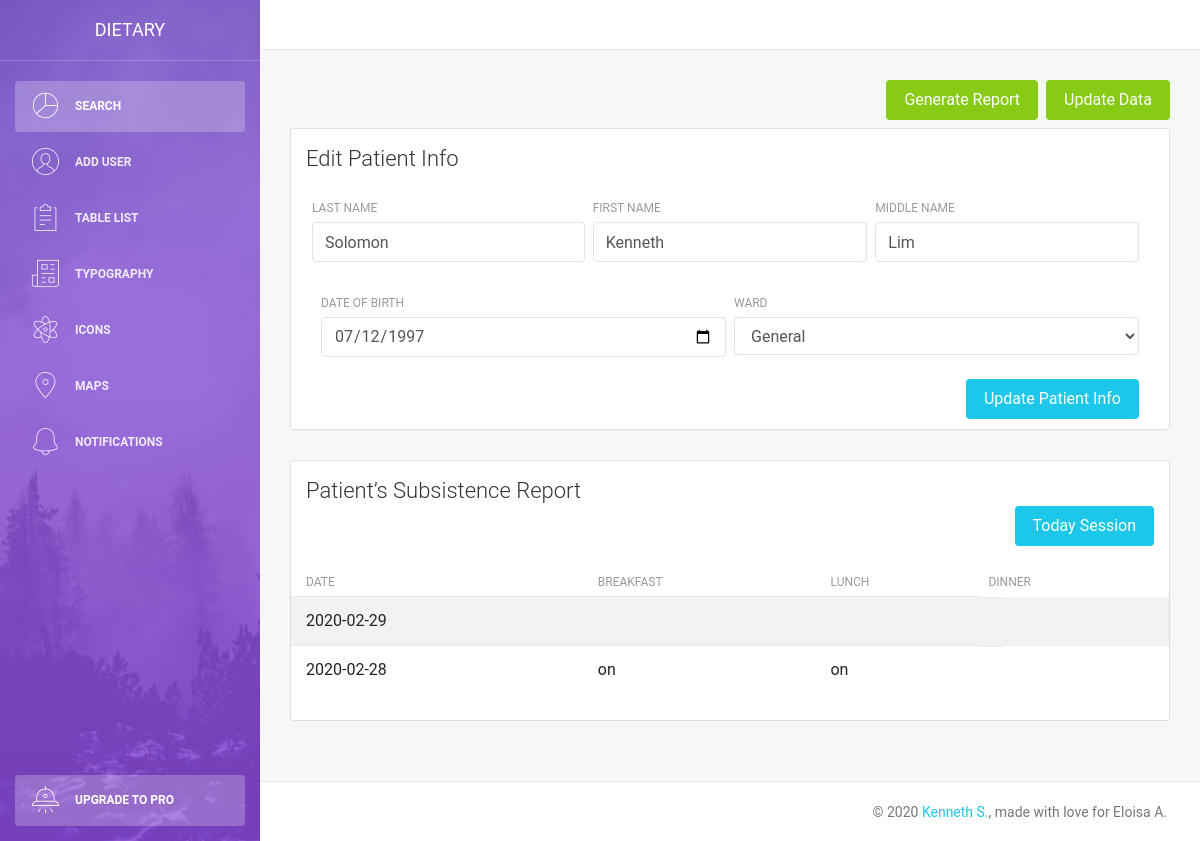
Before: /searchList.php?uId=k75j52f63675bsbjxsh with the older database file.
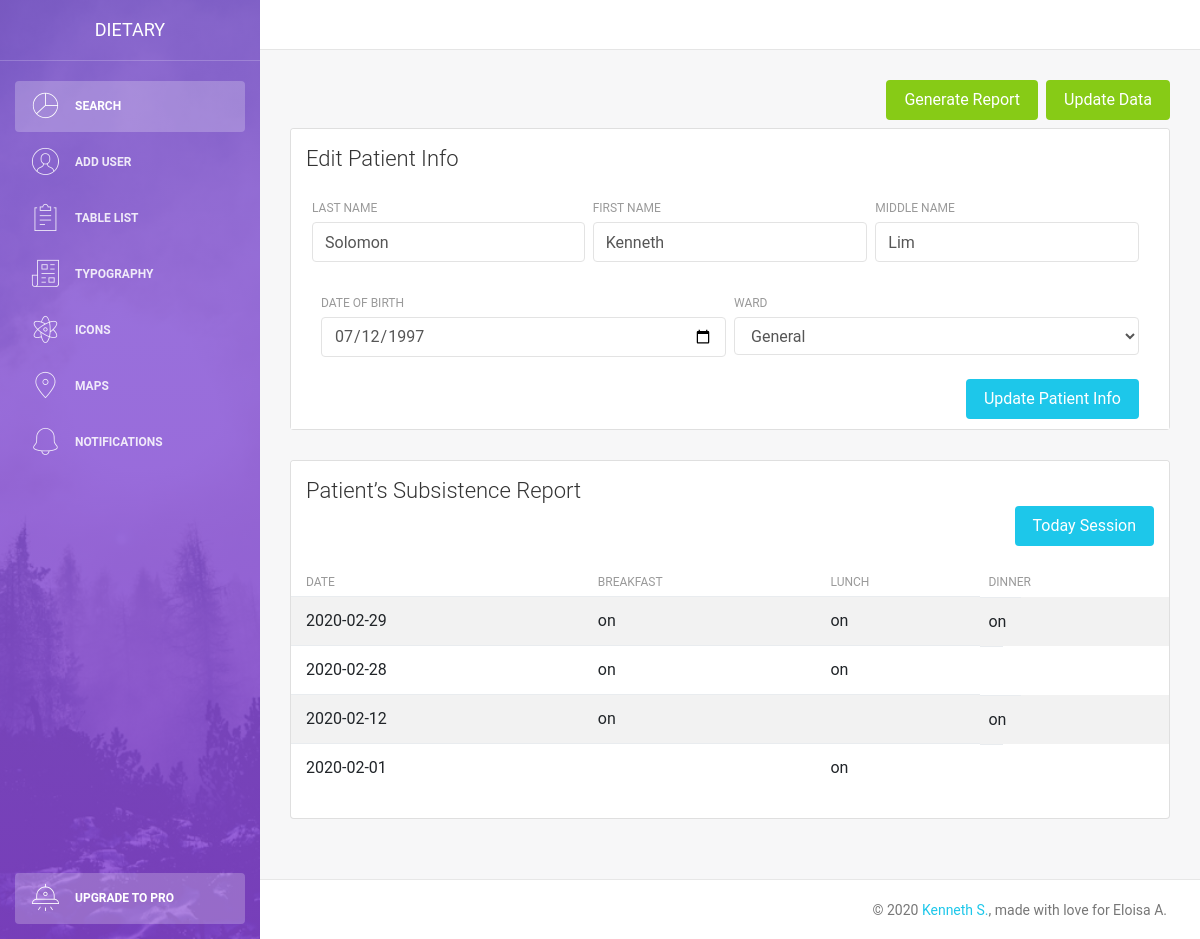
After: the same page with the newer database file.
### tables this page shows
CREATE TABLE `patient` (
  `id` int(12) NOT NULL,
  `uId` varchar(25) NOT NULL,
  `lastName` varchar(255) NOT NULL,
  `firstName` varchar(255) NOT NULL,
  `middleName` varchar(255) NOT NULL,
  `dateOfBirth` date DEFAULT NULL,
  `createdAt` datetime(6) DEFAULT current_timestamp(6),
  `ward` varchar(255) NOT NULL,
  `day01` varchar(255) NOT NULL,
  `day02` varchar(255) NOT NULL,
  `day03` varchar(255) NOT NULL,
  `day04` varchar(255) NOT NULL,
  `day05` varchar(255) NOT NULL,
  `day06` varchar(255) NOT NULL,
  `day07` varchar(255) NOT NULL,
  `day08` varchar(255) NOT NULL,
  `day09` varchar(255) NOT NULL,
  `day10` varchar(255) NOT NULL,
  `day11` varchar(255) NOT NULL,
  `day12` varchar(255) NOT NULL,
  `day13` varchar(255) NOT NULL,
  `day14` varchar(255) NOT NULL,
  `day15` varchar(255) NOT NULL,
  `day16` varchar(255) NOT NULL,
  `day17` varchar(255) NOT NULL,
  `day18` varchar(255) NOT NULL,
  `day19` varchar(255) NOT NULL,
  `day20` varchar(255) NOT NULL,
  `day21` varchar(255) NOT NULL,
  `day22` varchar(255) NOT NULL,
  `day23` varchar(255) NOT NULL,
  `day24` varchar(255) NOT NULL,
  `day25` varchar(255) NOT NULL,
  `day26` varchar(255) NOT NULL,
  `day27` varchar(255) NOT NULL,
  `day28` varchar(255) NOT NULL,
  `day29` varchar(255) NOT NULL,
  `day30` varchar(255) NOT NULL,
  `day31` varchar(255) NOT NULL
);

CREATE TABLE `patientsubsistence` (
  `id` int(12) NOT NULL,
  `pId` varchar(255) NOT NULL,
  `month` varchar(12) DEFAULT NULL,
  `year` varchar(12) DEFAULT NULL,
  `date` date NOT NULL,
  `breakfast` varchar(225) NOT NULL,
  `lunch` varchar(225) NOT NULL,
  `dinner` varchar(225) NOT NULL,
  `day01` varchar(255) DEFAULT NULL,
  `day02` varchar(255) DEFAULT NULL,
  `day03` varchar(255) DEFAULT NULL,
  `day04` varchar(255) DEFAULT NULL,
  `day05` varchar(255) DEFAULT NULL,
  `day06` varchar(255) DEFAULT NULL,
  `day07` varchar(255) DEFAULT NULL,
  `day08` varchar(255) DEFAULT NULL,
  `day09` varchar(255) DEFAULT NULL,
  `day10` varchar(255) DEFAULT NULL,
  `day11` varchar(255) DEFAULT NULL,
  `day12` varchar(255) DEFAULT NULL,
  `day13` varchar(255) DEFAULT NULL,
  `day14` varchar(255) DEFAULT NULL,
  `day15` varchar(255) DEFAULT NULL,
  `day16` varchar(255) DEFAULT NULL,
  `day17` varchar(255) DEFAULT NULL,
  `day18` varchar(255) DEFAULT NULL,
  `day19` varchar(255) DEFAULT NULL,
  `day20` varchar(255) DEFAULT NULL,
  `day21` varchar(255) DEFAULT NULL,
  `day22` varchar(255) DEFAULT NULL,
  `day23` varchar(255) DEFAULT NULL,
  `day24` varchar(255) DEFAULT NULL,
  `day25` varchar(255) DEFAULT NULL,
  `day26` varchar(255) DEFAULT NULL,
  `day27` varchar(255) DEFAULT NULL,
  `day28` varchar(255) DEFAULT NULL,
  `day29` varchar(255) DEFAULT NULL,
  `day30` varchar(255) DEFAULT NULL,
  `day31` varchar(255) DEFAULT NULL
);

### components/sessionList.php (the view)
<?php
$pId = $_GET['uId'];
$query = "SELECT * FROM patientsubsistence WHERE pId = '$pId' ORDER BY date DESC";
$result = mysqli_query($conn, $query);
if (mysqli_num_rows($result) > 0) {
    while ($row = mysqli_fetch_assoc($result)) {
        echo '
        <tr>
            <td>' . $row['date'] . '</td>
            <td>' . $row['breakfast'] . '</td>
            <td>' . $row['lunch'] . '</td>
            <td>' . $row['dinner'] . '</td>
        </tr>
';
    }
}

### searchList.php (shortened to what this page needs)
<?php include('server.php'); ?>
<!DOCTYPE html>
<html lang="en">
<head>
    <link rel="stylesheet" href="https://maxcdn.bootstrapcdn.com/font-awesome/latest/css/font-awesome.min.css" />
    <link href="./assets/css/bootstrap.min.css" rel="stylesheet" />
    <link href="./assets/css/light-bootstrap-dashboard.css?v=2.0.0 " rel="stylesheet" />
    <link href="./assets/css/demo.css" rel="stylesheet" />
</head>
<body>
    <div class="wrapper">
        <?php include_once './components/sidebar.php' ?>
        <div class="main-panel">
            <nav class="navbar navbar-expand-lg " color-on-scroll="500">
            </nav>
            <div class="content">
                    <div class="container">
                        <div class="row">
                            <div class="col-md-12">
                                <a href="action.php?uId=<?php echo $_GET['uId'] ?>&updateSession=1" type="submit" name="updateSession" class="btn btn-success btn-fill pull-right ml-2">Update Data</a>
                                <button type="submit" name="generateReportBtn" data-toggle="modal" data-target="#generateReportsModal" class="btn btn-success btn-fill pull-right mb-2">Generate Report</button>
                            </div>
                        </div>
                        <div class="row">
                            <div class="col-md-12 ">
                                <div class="card">
                                    <div class="card-header">
                                        <h4 id="patientInfo" class="card-title">Edit Patient Info</h4>
                                        <?php
                                        include_once 'components/patientInfo.php';
                                        ?>
                                    </div>
                                </div>
                            </div>
                        </div>
                        <div class="row">
                            <div class="col-md-12">
                                <div class="card strpied-tabled-with-hover">
                                    <div class="card-header ">
                                        <h4 class="card-title">Patient’s Subsistence Report</h4>
                                        <button type="submit" data-toggle="modal" data-target="#sessionModal" class="btn btn-info btn-fill pull-right">Today Session</button>
                                    </div>
                                    <div class="card-body table-full-width table-responsive">
                                        <table class="table table-hover table-striped">
                                            <thead>
                                                <tr>
                                                    <th>Date</th>
                                                    <th>Breakfast</th>
                                                    <th>Lunch</th>
                                                    <th>Dinner</th>
                                                </tr>
                                            </thead>
                                            <tbody>
                                                <?php include_once './components/sessionList.php' ?>
                                            </tbody>
                                        </table>
                                    </div>
                                </div>
                            </div>
                        </div>
                    </div>
                </div>
                <?php include_once './components/footer.php' ?>
            </div>
        </div>
</body>
</html>

### components/sidebar.php
<div class="sidebar" data-image="../assets/img/sidebar-5.jpg">
    <div class="sidebar-wrapper">
        <div class="logo">
            <a href="http://www.creative-tim.com" class="simple-text">
                Dietary
            </a>
        </div>
        <ul class="nav">
            <li class="nav-item active">
                <a class="nav-link" href="index.php">
                    <i class="nc-icon nc-chart-pie-35"></i>
                    <p>Search</p>
                </a>
            </li>
            <li>
                <a data-toggle="modal" data-target="#addUserModal" class="nav-link">
                    <i class="nc-icon nc-circle-09"></i>
                    <p>Add User</p>
                </a>
            </li>
            <li>
                <a class="nav-link" href="./table.html">
                    <i class="nc-icon nc-notes"></i>
                    <p>Table List</p>
                </a>
            </li>
            <li>
                <a class="nav-link" href="./typography.html">
                    <i class="nc-icon nc-paper-2"></i>
                    <p>Typography</p>
                </a>
            </li>
            <li>
                <a class="nav-link" href="./icons.html">
                    <i class="nc-icon nc-atom"></i>
                    <p>Icons</p>
                </a>
            </li>
            <li>
                <a class="nav-link" href="./maps.html">
                    <i class="nc-icon nc-pin-3"></i>
                    <p>Maps</p>
                </a>
            </li>
            <li>
                <a class="nav-link" href="./notifications.html">
                    <i class="nc-icon nc-bell-55"></i>
                    <p>Notifications</p>
                </a>
            </li>
            <li class="nav-item active active-pro">
                <a class="nav-link active" href="upgrade.html">
                    <i class="nc-icon nc-alien-33"></i>
                    <p>Upgrade to PRO</p>
                </a>
            </li>
        </ul>
    </div>
</div>

### components/patientInfo.php
<?php
$pId = $_GET['uId'];
$query = "SELECT * FROM patient WHERE uId = '$pId'";
$result = mysqli_query($conn, $query);
if (mysqli_num_rows($result) > 0) {
    while ($row = mysqli_fetch_assoc($result)) {
        echo '
<div class="card-body" id="patientInfo">
    <form method="post" action="action.php">
        <div class="row">
            <input type="hidden" class="form-control" name="pId" id="pId" value="' . $row['uId'] . '" required>
            <div class="col-md-4 pr-1">
                <div class="form-group">
                    <label>Last Name</label>
                    <input type="text" class="form-control" placeholder="Last Name" name="lastName" id="lastName" value="' . $row['lastName'] . '" required>
                </div>
            </div>
            <div class="col-md-4 px-1">
                <div class="form-group">
                    <label>First Name</label>
                    <input type="text" class="form-control" placeholder="First Name" name="firstName" id="firstName" value="' . $row['firstName'] . '" required>
                </div>
            </div>
            <div class="col-md-4 pl-1">
                <div class="form-group">
                    <label>Middle Name</label>
                    <input type="text" class="form-control" placeholder="Middle Name" name="middleName" id="middleName" value="' . $row['middleName'] . '" required>
                </div>
            </div>
        </div>
        <div class="row">
            <div class="col-md-6 pr-1">
                <div class="form-group">
                    <label>Date of Birth</label>
                    <input type="date" class="form-control" placeholder="Date of Birth" name="dateOfBirth" id="dateOfBirth" value="' . $row['dateOfBirth'] . '" required>
                </div>
            </div>
            <div class="col-md-6 pl-1">
                <div class="form-group">
                    <label>Ward</label>
                    <select id="ward" name="ward" class="form-control" required>
                        <option value="' . $row['ward'] . '">' . $row['ward'] . '</option>
                        <option value="General">General</option>
                        <option value="Pedia/Surgery">Pedia/Surgery</option>
                        <option value="OB">OB</option>
                        <option value="Rehy/ISO">Rehy/ISO</option>
                    </select>
                </div>
            </div>
        </div>
        <button type="submit" name="updatePatientBtn" class="btn btn-info btn-fill pull-right ml-3">Update Patient Info</button>
        <div class="clearfix"></div>
    </form>
</div>
';
    }
}

### components/footer.php (shortened to what this page needs)
<footer class="footer">
    <div class="container-fluid">
        <nav>
            <p class="copyright text-center">
                ©
                <a href="http://www.fb.com/synecders">Kenneth S.</a>, made with love for Eloisa A.
            </p>
        </nav>
    </div>
</footer>

Changed rows visible on the page:
changed patientsubsistence (number 1 of 4 on the later page): breakfast (not shown) → "on"; lunch (not shown) → "on"; dinner (not shown) → "on"
added patientsubsistence: date "2020-02-12", breakfast "on", dinner "on"
added patientsubsistence: date "2020-02-01", lunch "on"
